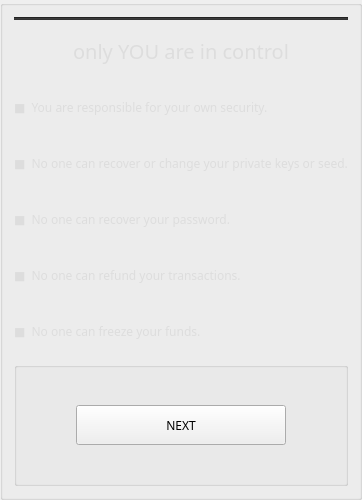
       <widget class="QGroupBox" name="box3">
        <property name="minimumSize">
         <size>
          <width>0</width>
          <height>500</height>
         </size>
        </property>
        <property name="maximumSize">
         <size>
          <width>1000</width>
          <height>500</height>
         </size>
        </property>
        <property name="title">
         <string/>
        </property>
        <layout class="QVBoxLayout" name="verticalLayout_4">
         <item>
          <widget class="Line" name="line_4">
           <property name="styleSheet">
            <string notr="true">background-color: #333;</string>
           </property>
           <property name="orientation">
            <enum>Qt::Horizontal</enum>
           </property>
          </widget>
         </item>
         <item>
          <widget class="QLabel" name="title_label_23">
           <property name="maximumSize">
            <size>
             <width>16777215</width>
             <height>50</height>
            </size>
           </property>
           <property name="font">
            <font>
             <family>Poppins</family>
             <pointsize>-1</pointsize>
            </font>
           </property>
           <property name="styleSheet">
            <string notr="true">color: #ddd;
font-size: 20px;</string>
           </property>
           <property name="text">
            <string>only YOU are in control</string>
           </property>
           <property name="alignment">
            <set>Qt::AlignCenter</set>
           </property>
          </widget>
         </item>
         <item>
          <widget class="QLabel" name="label_19">
           <property name="maximumSize">
            <size>
             <width>16777215</width>
             <height>50</height>
            </size>
           </property>
           <property name="font">
            <font>
             <family>Poppins</family>
            </font>
           </property>
           <property name="styleSheet">
            <string notr="true">color: #ddd;
margin-left: 3em;</string>
           </property>
           <property name="text">
            <string>■  You are responsible for your own security.</string>
           </property>
          </widget>
         </item>
         <item>
          <widget class="QLabel" name="label_20">
           <property name="maximumSize">
            <size>
             <width>16777215</width>
             <height>50</height>
            </size>
           </property>
           <property name="font">
            <font>
             <family>Poppins</family>
            </font>
           </property>
           <property name="styleSheet">
            <string notr="true">color: #ddd;
margin-left: 3em;</string>
           </property>
           <property name="text">
            <string>■  No one can recover or change your private keys or seed.</string>
           </property>
          </widget>
         </item>
         <item>
          <widget class="QLabel" name="label_21">
           <property name="maximumSize">
            <size>
             <width>16777215</width>
             <height>50</height>
            </size>
           </property>
           <property name="font">
            <font>
             <family>Poppins</family>
            </font>
           </property>
           <property name="styleSheet">
            <string notr="true">color: #ddd;
margin-left: 3em;</string>
           </property>
           <property name="text">
            <string>■  No one can recover your password.</string>
           </property>
          </widget>
         </item>
         <item>
          <widget class="QLabel" name="label_22">
           <property name="maximumSize">
            <size>
             <width>16777215</width>
             <height>50</height>
            </size>
           </property>
           <property name="font">
            <font>
             <family>Poppins</family>
            </font>
           </property>
           <property name="styleSheet">
            <string notr="true">color: #ddd;
margin-left: 3em;</string>
           </property>
           <property name="text">
            <string>■  No one can refund your transactions.</string>
           </property>
          </widget>
         </item>
         <item>
          <widget class="QLabel" name="label_24">
           <property name="maximumSize">
            <size>
             <width>16777215</width>
             <height>50</height>
            </size>
           </property>
           <property name="font">
            <font>
             <family>Poppins</family>
            </font>
           </property>
           <property name="styleSheet">
            <string notr="true">color: #ddd;
margin-left: 3em;</string>
           </property>
           <property name="text">
            <string>■  No one can freeze your funds.</string>
           </property>
          </widget>
         </item>
         <item>
          <widget class="QGroupBox" name="groupBox_4">
           <layout class="QHBoxLayout" name="horizontalLayout_3">
            <item>
             <widget class="QPushButton" name="b1_next3">
              <property name="maximumSize">
               <size>
                <width>210</width>
                <height>40</height>
               </size>
              </property>
              <property name="font">
               <font>
                <family>Poppins</family>
               </font>
              </property>
              <property name="styleSheet">
               <string notr="true">/* This button style is handled automatically by WelcomeFrame.cpp */</string>
              </property>
              <property name="text">
               <string>NEXT</string>
              </property>
             </widget>
            </item>
           </layout>
          </widget>
         </item>
        </layout>
       </widget>
